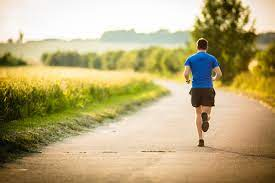
#> input picture Application/services/data/menschlaufen.jpg, 275 x 183 px
$ jupyter execute --allow-errors final_dr.ipynb
#> lines starting #> are read from the running program, lines starting #| are printed output that depends on the picture
### Application/services/libs/util.py
import os
from random import randint, seed
import itertools
import numpy as np
import cv2


class MaskGenerator():

    # [96 lines left out: functions __init__, _generate_mask, _load_mask, sample, not called in this run]


class ImageChunker(object):

    def __init__(self, rows, cols, overlap):
        self.rows = rows
        self.cols = cols
        self.overlap = overlap

    # [124 lines left out: functions perform_chunking, get_chunks, dimension_preprocess, dimension_postprocess, not called in this run]

### Application/services/libs/pconv_model.py
import os
import sys
import numpy as np
from datetime import datetime

import tensorflow as tf
from keras.models import Model
from keras.models import load_model
from keras.optimizers import Adam
from keras.layers import Input, Conv2D, UpSampling2D, Dropout, LeakyReLU, BatchNormalization, Activation, Lambda
from keras.layers.merge import Concatenate
from keras.applications import VGG16
from keras import backend as K
from keras.utils.multi_gpu_utils import multi_gpu_model

from services.libs.pconv_layer import PConv2D


class PConvUnet(object):

    def __init__(self, img_rows=512, img_cols=512, vgg_weights="imagenet", inference_only=False, net_name='default', gpus=1, vgg_device=None):
        """Create the PConvUnet. If variable image size, set img_rows and img_cols to None

        Args:
            img_rows (int): image height.
            img_cols (int): image width.
            vgg_weights (str): which weights to pass to the vgg network.
            inference_only (bool): initialize BN layers for inference.
            net_name (str): Name of this network (used in logging).
            gpus (int): How many GPUs to use for training.
            vgg_device (str): In case of training with multiple GPUs, specify which device to run VGG inference on.
                e.g. if training on 8 GPUs, vgg inference could be off-loaded exclusively to one GPU, instead of
                running on one of the GPUs which is also training the UNet.
        """

        # Settings
        self.img_rows = img_rows
        self.img_cols = img_cols
        self.img_overlap = 30
        self.inference_only = inference_only
        self.net_name = net_name
        self.gpus = gpus
        self.vgg_device = vgg_device

        # Scaling for VGG input
        self.mean = [0.485, 0.456, 0.406]
        self.std = [0.229, 0.224, 0.225]

        # Assertions
        assert self.img_rows >= 256, 'Height must be >256 pixels'
        assert self.img_cols >= 256, 'Width must be >256 pixels'

        # Set current epoch
        self.current_epoch = 0

        # VGG layers to extract features from (first maxpooling layers, see pp. 7 of paper)
        self.vgg_layers = [3, 6, 10]

        # Instantiate the vgg network
        if self.vgg_device:
            with tf.device(self.vgg_device):
                self.vgg = self.build_vgg(vgg_weights)
        else:
            self.vgg = self.build_vgg(vgg_weights)

        # Create UNet-like model
        if self.gpus <= 1:
            self.model, inputs_mask = self.build_pconv_unet()
            self.compile_pconv_unet(self.model, inputs_mask)
        else:
            with tf.device("/cpu:0"):
                self.model, inputs_mask = self.build_pconv_unet()
            self.model = multi_gpu_model(self.model, gpus=self.gpus)
            self.compile_pconv_unet(self.model, inputs_mask)

    def build_vgg(self, weights="imagenet"):
        """
        Load pre-trained VGG16 from keras applications
        Extract features to be used in loss function from last conv layer, see architecture at:
        https://github.com/keras-team/keras/blob/master/keras/applications/vgg16.py
        """

        # Input image to extract features from
        img = Input(shape=(self.img_rows, self.img_cols, 3))

        # Mean center and rescale by variance as in PyTorch
        processed = Lambda(lambda x: (x-self.mean) / self.std)(img)

        # If inference only, just return empty model
        if self.inference_only:
            model = Model(inputs=img, outputs=[img for _ in range(len(self.vgg_layers))])
            model.trainable = False
            model.compile(loss='mse', optimizer='adam')
            return model

        # Get the vgg network from Keras applications
        if weights in ['imagenet', None]:
            vgg = VGG16(weights=weights, include_top=False)
        else:
            vgg = VGG16(weights=None, include_top=False)
            vgg.load_weights(weights, by_name=True)

        # Output the first three pooling layers
        vgg.outputs = [vgg.layers[i].output for i in self.vgg_layers]

        # Create model and compile
        model = Model(inputs=img, outputs=vgg(processed))
        model.trainable = False
        model.compile(loss='mse', optimizer='adam')

        return model

    # [92 lines left out: functions build_pconv_unet, compile_pconv_unet, loss_total, not called in this run]

    def loss_hole(self, mask, y_true, y_pred):
        """Pixel L1 loss within the hole / mask"""
        return self.l1((1-mask) * y_true, (1-mask) * y_pred)

    def loss_valid(self, mask, y_true, y_pred):
        """Pixel L1 loss outside the hole / mask"""
        return self.l1(mask * y_true, mask * y_pred)

    # [42 lines left out: functions loss_perceptual, loss_style, loss_tv, fit_generator, not called in this run]

    def summary(self):
        """Get summary of the UNet model"""
        print(self.model.summary())

    # [24 lines left out: functions load, PSNR, not called in this run]

    @staticmethod
    def current_timestamp():
        return datetime.now().strftime('%Y-%m-%d-%H-%M-%S')

    # [31 lines left out: functions l1, gram_matrix, not called in this run]

    # Prediction functions
    ######################
    def predict(self, sample, **kwargs):
        """Run prediction using this model"""
        return self.model.predict(sample, **kwargs)

### Application/services/final_dr.ipynb
[cell 1]
import os
from copy import deepcopy
import numpy as np
import matplotlib.pyplot as plt
from PIL import Image
import cv2
import numpy as np

from libs.util import ImageChunker
from libs.pconv_model import PConvUnet

# Segmentation

[cell 2]
path_to_model = 'data/frozen_inference_graph_coco.pb'
path_to_config= 'data/mask_rcnn_inception_v2_coco_2018_01_28.pbtxt'
SAMPLE_IMAGE='data/menschlaufen.jpg'
SAMPLE_MASK="data/mask.png"
ALGO_INPAINT="data/algo_inpaint.png"
MODEL_INPAINT="data/model_inpaint.png"
INPAINT_WEIGHTS="data/weights.26-1.07.h5"
original_img = cv2.imread(SAMPLE_IMAGE)
#> original_img is the input picture: shape (183, 275, 3); mean B, G, R 122.4, 169.7, 184.8
original_img = cv2.resize(original_img,(512,512))
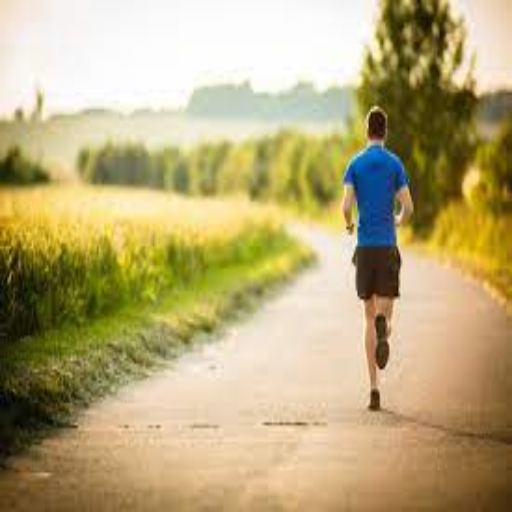
#> original_img: shape (512, 512, 3); mean B, G, R 122.3, 169.6, 184.7
BATCH_SIZE = 4
colors = np.random.randint(125, 255, (90, 3))
IMAGE_INPAINT = 10

#> (a cell that did not finish here is left out)

# Mask Correction

#> (a cell that did not finish here is left out)

#> (a cell that did not finish here is left out)

#> (a cell that did not finish here is left out)

#> (a cell that did not finish here is left out)

# Inpainting

#> (a cell that did not finish here is left out)

model.load(INPAINT_WEIGHTS, train_bn=False)

#> (a cell that did not finish here is left out)

[cell 10]
chunker = ImageChunker(512, 512, 30)

$ run again, with Application/services/data/stadtmennsch1.jpg copied over Application/services/data/menschlaufen.jpg
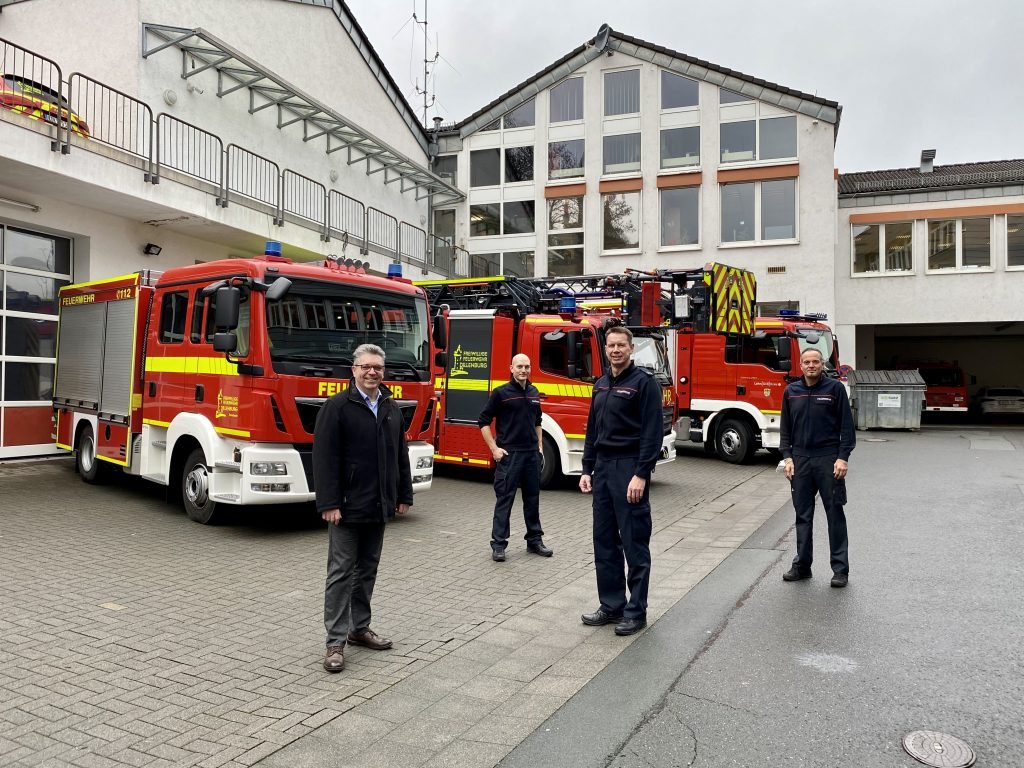
#> input picture Application/services/data/stadtmennsch1.jpg, 1024 x 768 px
#> original_img is the input picture: shape (768, 1024, 3); mean B, G, R 132.9, 139.6, 148
#> `original_img = cv2.resize(original_img,(512,512))`:
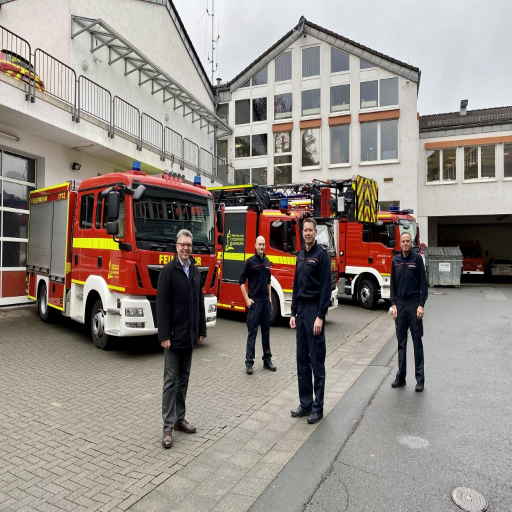
#> original_img: shape (512, 512, 3); mean B, G, R 132.9, 139.6, 148
